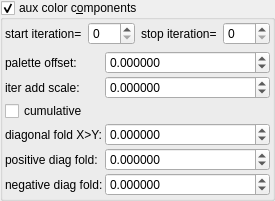
    <widget class="MyGroupBox" name="groupCheck_fold_color_aux_color_enabled_false">
     <property name="title">
      <string>aux color c&amp;omponents</string>
     </property>
     <property name="checkable">
      <bool>true</bool>
     </property>
     <layout class="QVBoxLayout" name="verticalLayout_12">
      <property name="leftMargin">
       <number>2</number>
      </property>
      <property name="topMargin">
       <number>2</number>
      </property>
      <property name="rightMargin">
       <number>2</number>
      </property>
      <property name="bottomMargin">
       <number>2</number>
      </property>
      <item>
       <layout class="QHBoxLayout" name="horizontalLayout_23" stretch="0,1,0,1">
        <item>
         <widget class="QLabel" name="label_103">
          <property name="text">
           <string>start iteration=</string>
          </property>
         </widget>
        </item>
        <item>
         <widget class="MySpinBox" name="spinboxInt_fold_color_start_iterations_A">
          <property name="sizePolicy">
           <sizepolicy hsizetype="Minimum" vsizetype="Maximum">
            <horstretch>0</horstretch>
            <verstretch>0</verstretch>
           </sizepolicy>
          </property>
          <property name="minimum">
           <number>0</number>
          </property>
          <property name="maximum">
           <number>999</number>
          </property>
          <property name="value">
           <number>0</number>
          </property>
         </widget>
        </item>
        <item>
         <widget class="QLabel" name="label_75">
          <property name="text">
           <string>stop iteration=</string>
          </property>
         </widget>
        </item>
        <item>
         <widget class="MySpinBox" name="spinboxInt_fold_color_stop_iterations_A">
          <property name="sizePolicy">
           <sizepolicy hsizetype="Preferred" vsizetype="Maximum">
            <horstretch>0</horstretch>
            <verstretch>0</verstretch>
           </sizepolicy>
          </property>
          <property name="maximum">
           <number>999</number>
          </property>
         </widget>
        </item>
       </layout>
      </item>
      <item>
       <layout class="QGridLayout" name="gridLayout_29" columnstretch="0,1">
        <property name="spacing">
         <number>2</number>
        </property>
        <item row="4" column="1">
         <widget class="MyDoubleSpinBox" name="spinbox4_fold_color_difs_0000_y">
          <property name="sizePolicy">
           <sizepolicy hsizetype="Minimum" vsizetype="Maximum">
            <horstretch>0</horstretch>
            <verstretch>0</verstretch>
           </sizepolicy>
          </property>
          <property name="prefix">
           <string/>
          </property>
          <property name="suffix">
           <string/>
          </property>
          <property name="decimals">
           <number>6</number>
          </property>
          <property name="minimum">
           <double>-100.000000000000000</double>
          </property>
          <property name="maximum">
           <double>100.000000000000000</double>
          </property>
          <property name="singleStep">
           <double>0.100000000000000</double>
          </property>
         </widget>
        </item>
        <item row="1" column="1">
         <widget class="MyDoubleSpinBox" name="spinbox_fold_color_difs0">
          <property name="sizePolicy">
           <sizepolicy hsizetype="Minimum" vsizetype="Maximum">
            <horstretch>0</horstretch>
            <verstretch>0</verstretch>
           </sizepolicy>
          </property>
          <property name="prefix">
           <string/>
          </property>
          <property name="suffix">
           <string/>
          </property>
          <property name="decimals">
           <number>6</number>
          </property>
          <property name="minimum">
           <double>-100.000000000000000</double>
          </property>
          <property name="maximum">
           <double>100.000000000000000</double>
          </property>
          <property name="singleStep">
           <double>0.100000000000000</double>
          </property>
         </widget>
        </item>
        <item row="0" column="1">
         <widget class="MyDoubleSpinBox" name="spinbox4_fold_color_difs_0000_w">
          <property name="sizePolicy">
           <sizepolicy hsizetype="Minimum" vsizetype="Maximum">
            <horstretch>0</horstretch>
            <verstretch>0</verstretch>
           </sizepolicy>
          </property>
          <property name="prefix">
           <string/>
          </property>
          <property name="suffix">
           <string/>
          </property>
          <property name="decimals">
           <number>6</number>
          </property>
          <property name="minimum">
           <double>-100.000000000000000</double>
          </property>
          <property name="maximum">
           <double>100.000000000000000</double>
          </property>
          <property name="singleStep">
           <double>0.100000000000000</double>
          </property>
         </widget>
        </item>
        <item row="4" column="0">
         <widget class="QLabel" name="label_55">
          <property name="text">
           <string>positive diag fold:</string>
          </property>
         </widget>
        </item>
        <item row="3" column="1">
         <widget class="MyDoubleSpinBox" name="spinbox4_fold_color_difs_0000_x">
          <property name="sizePolicy">
           <sizepolicy hsizetype="Minimum" vsizetype="Maximum">
            <horstretch>0</horstretch>
            <verstretch>0</verstretch>
           </sizepolicy>
          </property>
          <property name="prefix">
           <string/>
          </property>
          <property name="suffix">
           <string/>
          </property>
          <property name="decimals">
           <number>6</number>
          </property>
          <property name="minimum">
           <double>-100.000000000000000</double>
          </property>
          <property name="maximum">
           <double>100.000000000000000</double>
          </property>
          <property name="singleStep">
           <double>0.100000000000000</double>
          </property>
         </widget>
        </item>
        <item row="3" column="0">
         <widget class="QLabel" name="label_53">
          <property name="text">
           <string>diagonal fold X&gt;Y:</string>
          </property>
         </widget>
        </item>
        <item row="0" column="0">
         <widget class="QLabel" name="label_20">
          <property name="text">
           <string>palette offset:</string>
          </property>
         </widget>
        </item>
        <item row="1" column="0">
         <widget class="QLabel" name="label_17">
          <property name="text">
           <string>iter add scale:</string>
          </property>
         </widget>
        </item>
        <item row="5" column="0">
         <widget class="QLabel" name="label_56">
          <property name="text">
           <string>negative diag fold:</string>
          </property>
         </widget>
        </item>
        <item row="5" column="1">
         <widget class="MyDoubleSpinBox" name="spinbox4_fold_color_difs_0000_z">
          <property name="sizePolicy">
           <sizepolicy hsizetype="Minimum" vsizetype="Maximum">
            <horstretch>0</horstretch>
            <verstretch>0</verstretch>
           </sizepolicy>
          </property>
          <property name="prefix">
           <string/>
          </property>
          <property name="suffix">
           <string/>
          </property>
          <property name="decimals">
           <number>6</number>
          </property>
          <property name="minimum">
           <double>-100.000000000000000</double>
          </property>
          <property name="maximum">
           <double>100.000000000000000</double>
          </property>
          <property name="singleStep">
           <double>0.100000000000000</double>
          </property>
         </widget>
        </item>
        <item row="2" column="0">
         <widget class="MyCheckBox" name="checkBox_fold_color_aux_color_enabledA">
          <property name="text">
           <string notr="true">cumulative</string>
          </property>
         </widget>
        </item>
       </layout>
      </item>
     </layout>
    </widget>
